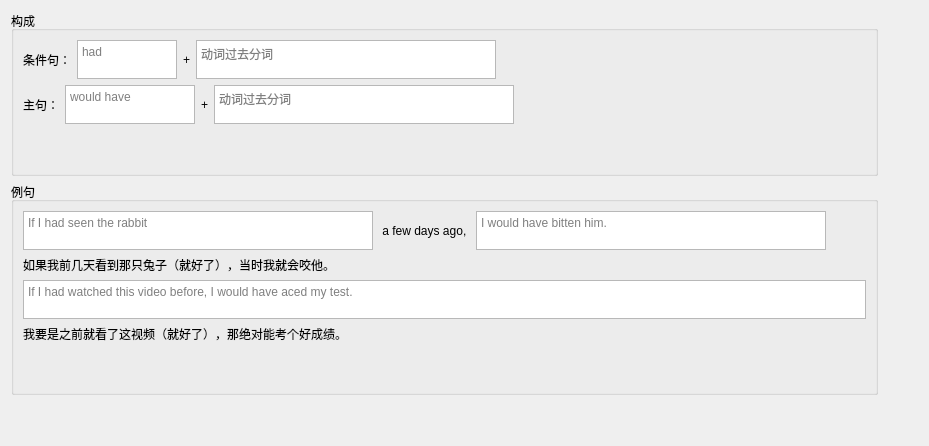
                 <widget class="QWidget" name="tab_10">
                  <attribute name="title">
                   <string>与过去相反</string>
                  </attribute>
                  <layout class="QGridLayout" name="gridLayout_3">
                   <item row="0" column="0">
                    <layout class="QHBoxLayout" name="horizontalLayout_31">
                     <item>
                      <layout class="QVBoxLayout" name="verticalLayout_25">
                       <item>
                        <widget class="QGroupBox" name="groupBox_8">
                         <property name="title">
                          <string>构成 </string>
                         </property>
                         <layout class="QVBoxLayout" name="verticalLayout_23">
                          <item>
                           <layout class="QHBoxLayout" name="horizontalLayout_29">
                            <item>
                             <widget class="QLabel" name="label_46">
                              <property name="text">
                               <string>条件句：</string>
                              </property>
                             </widget>
                            </item>
                            <item>
                             <widget class="QTextEdit" name="textEdit_33">
                              <property name="sizePolicy">
                               <sizepolicy hsizetype="Fixed" vsizetype="Fixed">
                                <horstretch>0</horstretch>
                                <verstretch>0</verstretch>
                               </sizepolicy>
                              </property>
                              <property name="maximumSize">
                               <size>
                                <width>100</width>
                                <height>39</height>
                               </size>
                              </property>
                              <property name="placeholderText">
                               <string>had</string>
                              </property>
                             </widget>
                            </item>
                            <item>
                             <widget class="QLabel" name="label_49">
                              <property name="text">
                               <string>+</string>
                              </property>
                             </widget>
                            </item>
                            <item>
                             <widget class="QTextEdit" name="textEdit_36">
                              <property name="maximumSize">
                               <size>
                                <width>300</width>
                                <height>39</height>
                               </size>
                              </property>
                              <property name="placeholderText">
                               <string>动词过去分词</string>
                              </property>
                             </widget>
                            </item>
                            <item>
                             <spacer name="horizontalSpacer_11">
                              <property name="orientation">
                               <enum>Qt::Horizontal</enum>
                              </property>
                              <property name="sizeHint" stdset="0">
                               <size>
                                <width>40</width>
                                <height>20</height>
                               </size>
                              </property>
                             </spacer>
                            </item>
                           </layout>
                          </item>
                          <item>
                           <layout class="QHBoxLayout" name="horizontalLayout_30">
                            <item>
                             <widget class="QLabel" name="label_47">
                              <property name="text">
                               <string>主句：</string>
                              </property>
                             </widget>
                            </item>
                            <item>
                             <widget class="QTextEdit" name="textEdit_34">
                              <property name="minimumSize">
                               <size>
                                <width>130</width>
                                <height>0</height>
                               </size>
                              </property>
                              <property name="maximumSize">
                               <size>
                                <width>100</width>
                                <height>39</height>
                               </size>
                              </property>
                              <property name="placeholderText">
                               <string>would have</string>
                              </property>
                             </widget>
                            </item>
                            <item>
                             <widget class="QLabel" name="label_48">
                              <property name="text">
                               <string>+</string>
                              </property>
                             </widget>
                            </item>
                            <item>
                             <widget class="QTextEdit" name="textEdit_35">
                              <property name="maximumSize">
                               <size>
                                <width>300</width>
                                <height>39</height>
                               </size>
                              </property>
                              <property name="placeholderText">
                               <string>动词过去分词</string>
                              </property>
                             </widget>
                            </item>
                            <item>
                             <spacer name="horizontalSpacer_12">
                              <property name="orientation">
                               <enum>Qt::Horizontal</enum>
                              </property>
                              <property name="sizeHint" stdset="0">
                               <size>
                                <width>40</width>
                                <height>20</height>
                               </size>
                              </property>
                             </spacer>
                            </item>
                           </layout>
                          </item>
                          <item>
                           <spacer name="verticalSpacer_9">
                            <property name="orientation">
                             <enum>Qt::Vertical</enum>
                            </property>
                            <property name="sizeHint" stdset="0">
                             <size>
                              <width>20</width>
                              <height>40</height>
                             </size>
                            </property>
                           </spacer>
                          </item>
                         </layout>
                        </widget>
                       </item>
                       <item>
                        <widget class="QGroupBox" name="groupBox_7">
                         <property name="title">
                          <string>例句</string>
                         </property>
                         <layout class="QVBoxLayout" name="verticalLayout_24">
                          <item>
                           <layout class="QHBoxLayout" name="horizontalLayout_28">
                            <item>
                             <widget class="QTextEdit" name="textEdit_31">
                              <property name="minimumSize">
                               <size>
                                <width>350</width>
                                <height>0</height>
                               </size>
                              </property>
                              <property name="maximumSize">
                               <size>
                                <width>550</width>
                                <height>39</height>
                               </size>
                              </property>
                              <property name="placeholderText">
                               <string>If I had seen the rabbit</string>
                              </property>
                             </widget>
                            </item>
                            <item>
                             <widget class="QLabel" name="label_45">
                              <property name="text">
                               <string> a few days ago, </string>
                              </property>
                             </widget>
                            </item>
                            <item>
                             <widget class="QTextEdit" name="textEdit_32">
                              <property name="minimumSize">
                               <size>
                                <width>350</width>
                                <height>0</height>
                               </size>
                              </property>
                              <property name="maximumSize">
                               <size>
                                <width>500</width>
                                <height>39</height>
                               </size>
                              </property>
                              <property name="placeholderText">
                               <string>I would have bitten him.</string>
                              </property>
                             </widget>
                            </item>
                            <item>
                             <spacer name="horizontalSpacer_10">
                              <property name="orientation">
                               <enum>Qt::Horizontal</enum>
                              </property>
                              <property name="sizeHint" stdset="0">
                               <size>
                                <width>40</width>
                                <height>20</height>
                               </size>
                              </property>
                             </spacer>
                            </item>
                           </layout>
                          </item>
                          <item>
                           <widget class="QLabel" name="label_50">
                            <property name="text">
                             <string>如果我前几天看到那只兔子（就好了），当时我就会咬他。</string>
                            </property>
                           </widget>
                          </item>
                          <item>
                           <widget class="QTextEdit" name="textEdit_37">
                            <property name="maximumSize">
                             <size>
                              <width>1000</width>
                              <height>39</height>
                             </size>
                            </property>
                            <property name="placeholderText">
                             <string>If I had watched this video before, I would have aced my test.</string>
                            </property>
                           </widget>
                          </item>
                          <item>
                           <widget class="QLabel" name="label_51">
                            <property name="text">
                             <string>我要是之前就看了这视频（就好了），那绝对能考个好成绩。</string>
                            </property>
                           </widget>
                          </item>
                          <item>
                           <spacer name="verticalSpacer_8">
                            <property name="orientation">
                             <enum>Qt::Vertical</enum>
                            </property>
                            <property name="sizeHint" stdset="0">
                             <size>
                              <width>20</width>
                              <height>40</height>
                             </size>
                            </property>
                           </spacer>
                          </item>
                         </layout>
                        </widget>
                       </item>
                       <item>
                        <spacer name="verticalSpacer_7">
                         <property name="orientation">
                          <enum>Qt::Vertical</enum>
                         </property>
                         <property name="sizeHint" stdset="0">
                          <size>
                           <width>20</width>
                           <height>40</height>
                          </size>
                         </property>
                        </spacer>
                       </item>
                      </layout>
                     </item>
                     <item>
                      <spacer name="horizontalSpacer_13">
                       <property name="orientation">
                        <enum>Qt::Horizontal</enum>
                       </property>
                       <property name="sizeHint" stdset="0">
                        <size>
                         <width>40</width>
                         <height>20</height>
                        </size>
                       </property>
                      </spacer>
                     </item>
                    </layout>
                   </item>
                  </layout>
                 </widget>
